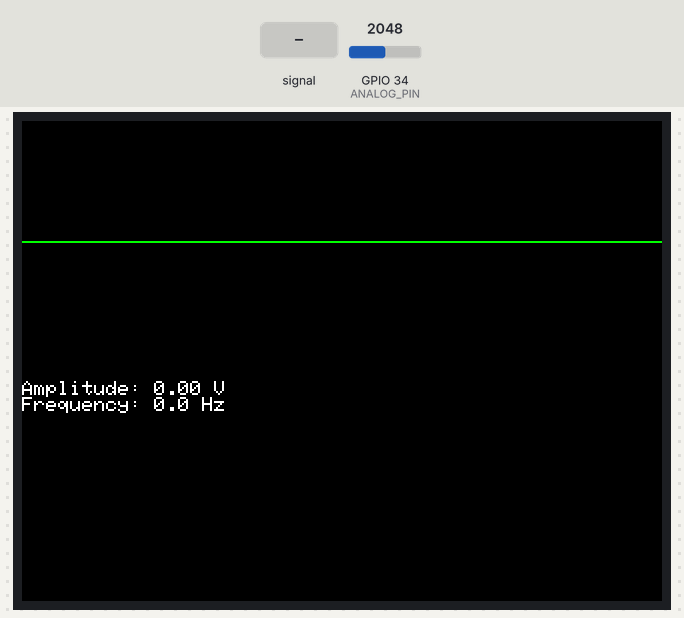
The sketch below on a simulated ESP32. Shown: 320×240 colour display. The inputs (shaded band) are chosen by the test bench; at power-on: GPIO 34 (ANALOG_PIN) = 2048.

Above: at 1.4 s.
1.5 s: GPIO 34 (ANALOG_PIN) fed a 200 Hz sine of ±327 counts around its level
At 1.73 s:
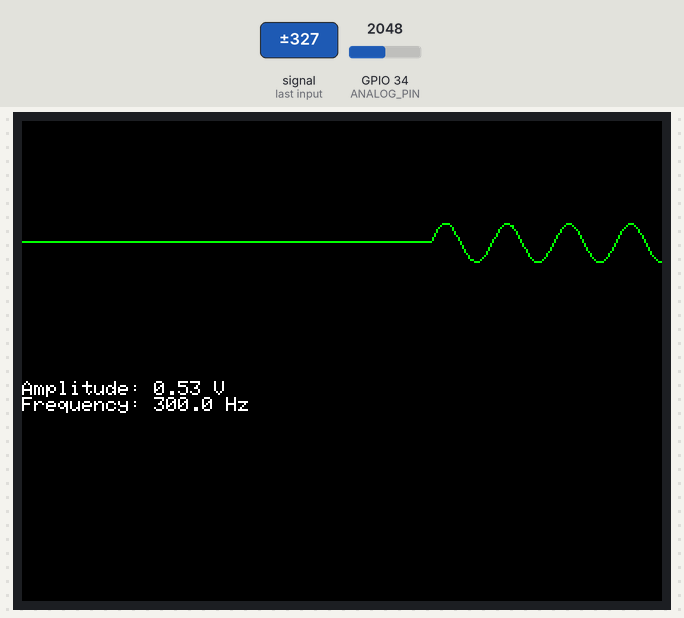
3.8 s: GPIO 34 (ANALOG_PIN) set to 2866
At 4.5 s:
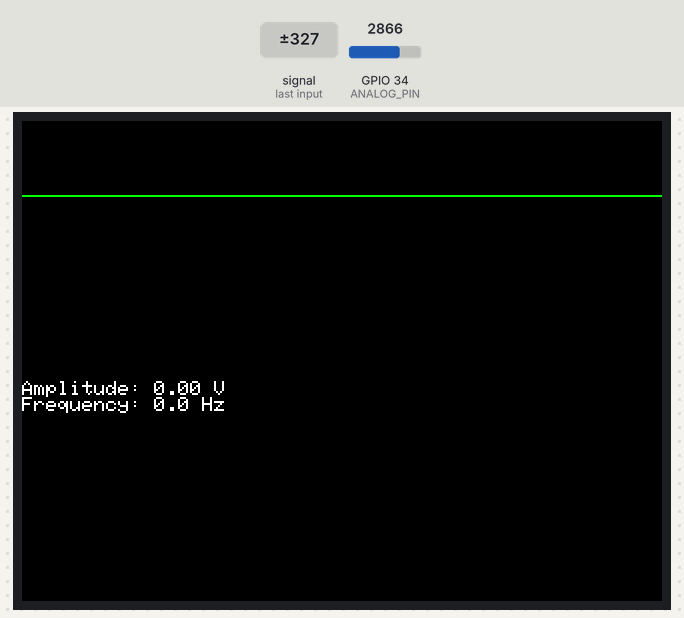
6.8 s: GPIO 34 (ANALOG_PIN) set to 3603
At 8.3 s:
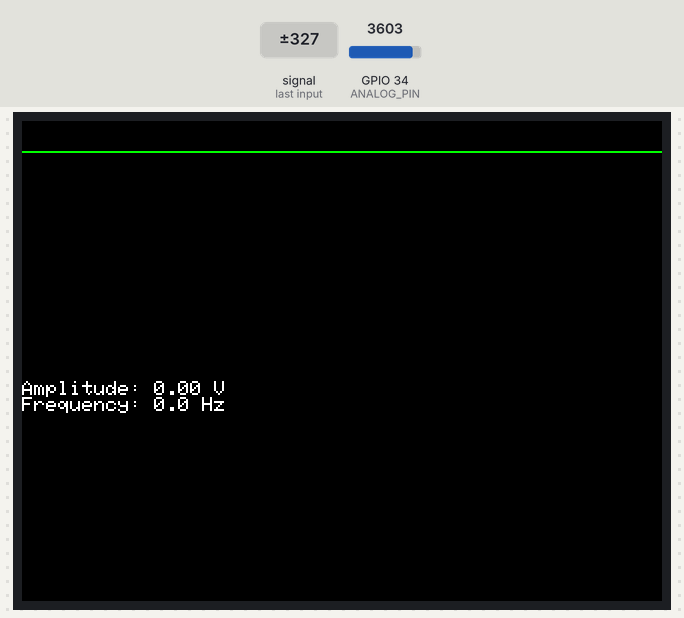
9.8 s: GPIO 34 (ANALOG_PIN) set to 4095
At 11.0 s:
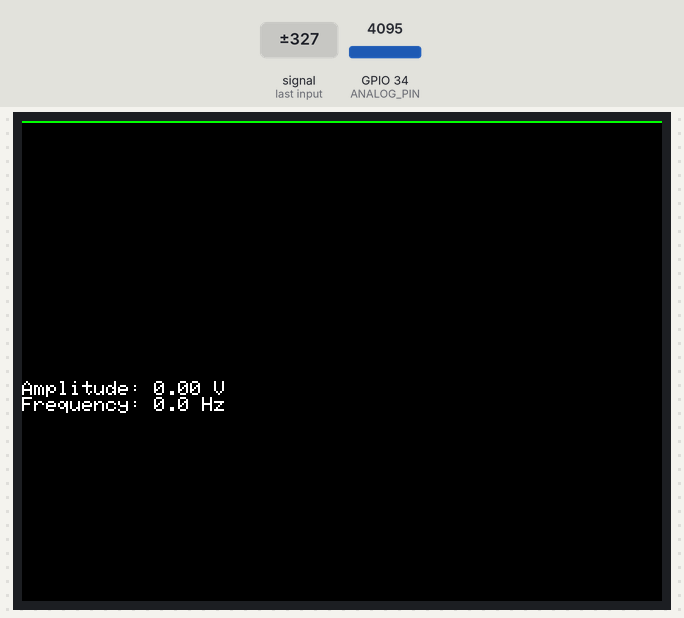
Timing chart, 0 to 12.5 s (numbered marks = the images above; inputs shaded):
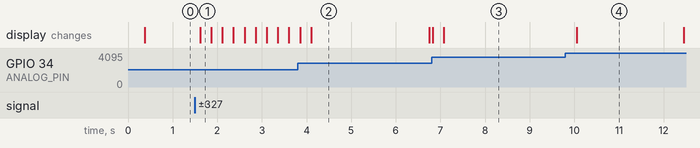

The sketch:

esp32-TFT-digital-oscilloscope.ino
```cpp
#include <TFT_eSPI.h>
#include <SPI.h>

TFT_eSPI tft = TFT_eSPI();

#define ANALOG_PIN 34
#define SAMPLE_COUNT 400
#define SAMPLE_DELAY_US 50  // 20 kS/s ≈ 1 kHz signal uchun yetarli

uint16_t samples[SAMPLE_COUNT];

void setup() {
  Serial.begin(115200);
  tft.init();
  tft.setRotation(1);
  tft.fillScreen(TFT_BLACK);
}

void loop() {
  // 1️⃣ Signalni o‘qish
  for (int i = 0; i < SAMPLE_COUNT; i++) {
    samples[i] = analogRead(ANALOG_PIN);
    delayMicroseconds(SAMPLE_DELAY_US);
  }

  // 2️⃣ Amplituda hisoblash
  uint16_t minV = 4095, maxV = 0;
  for (int i = 0; i < SAMPLE_COUNT; i++) {
    if (samples[i] < minV) minV = samples[i];
    if (samples[i] > maxV) maxV = samples[i];
  }
  float ampV = (maxV - minV) * (3.3 / 4095.0);

  // 3️⃣ Chastota hisoblash (nol kesish orqali)
  int zeroCross = 0;
  for (int i = 1; i < SAMPLE_COUNT; i++) {
    if ((samples[i - 1] < 2048) && (samples[i] >= 2048))
      zeroCross++;
  }
  float period = (SAMPLE_COUNT * SAMPLE_DELAY_US) / (float)zeroCross; // mikrosekund
  float freq = 1000000.0 / period;

  // 4️⃣ Grafik chizish
  tft.fillScreen(TFT_BLACK);
  for (int i = 1; i < SAMPLE_COUNT; i++) {
    int y1 = map(samples[i - 1], 0, 4095, 120, 0);
    int y2 = map(samples[i], 0, 4095, 120, 0);
    tft.drawLine(i - 1, y1, i, y2, TFT_GREEN);
  }

  // 5️⃣ Ma’lumot chiqarish
  tft.setCursor(0, 130);
  tft.setTextColor(TFT_WHITE, TFT_BLACK);
  tft.printf("Amplitude: %.2f V\n", ampV);
  tft.printf("Frequency: %.1f Hz\n", freq);

  delay(100);
}
```

Measured:
- after the input at 1.5 s, the display: changes after 0.12 s (image 1)
- after the input at 6.8 s, the display: first differs from a run without the input after 0.28 s (image 3)
- after the input at 9.8 s, the display: changes after 0.25 s (image 4)
- what the display in image 2 shows lasts 2.6 s, from 4.1 s to 6.7 s
